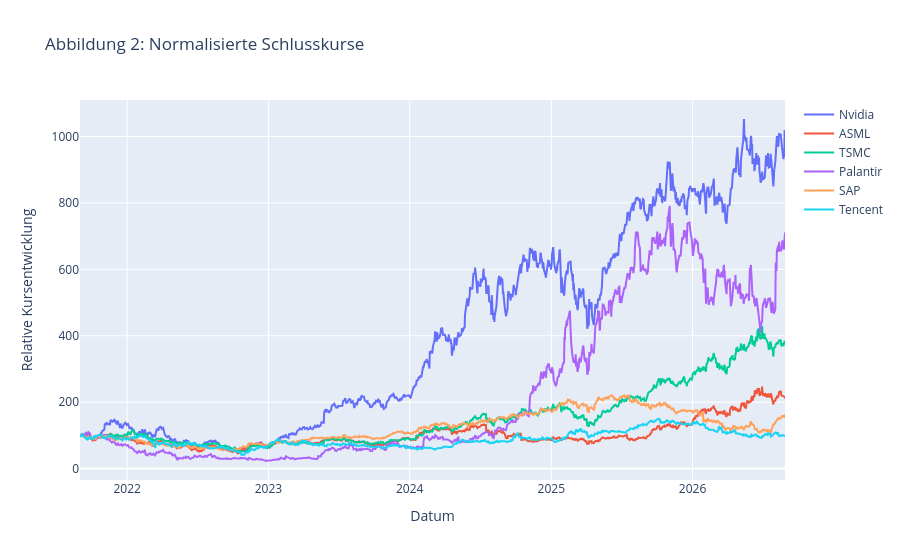

Notebook source saved alongside this figure:
### Code cell
# Normalisierte Schlusskurse als Liniendiagramm anzeigen
figur_normalisiert.show()

### Figure 1 — Plotly figure (JSON) as saved in the notebook; plotly's stock layout.template omitted (floating-point values rounded to 4 significant figures; data arrays with more than 128 entries replaced by an {"elided": "..."} marker saying what was removed)
{"data": [{"mode": "lines", "name": "Nvidia", "type": "scatter", "x": {"elided": "1253 str values"}, "y": {"elided": "1253 float values"}}, {"mode": "lines", "name": "ASML", "type": "scatter", "x": {"elided": "1253 str values"}, "y": {"elided": "1253 float values"}}, {"mode": "lines", "name": "TSMC", "type": "scatter", "x": {"elided": "1253 str values"}, "y": {"elided": "1253 float values"}}, {"mode": "lines", "name": "Palantir", "type": "scatter", "x": {"elided": "1253 str values"}, "y": {"elided": "1253 float values"}}, {"mode": "lines", "name": "SAP", "type": "scatter", "x": {"elided": "1253 str values"}, "y": {"elided": "1253 float values"}}, {"mode": "lines", "name": "Tencent", "type": "scatter", "x": {"elided": "1253 str values"}, "y": {"elided": "1253 float values"}}], "layout": {"title": {"text": "Abbildung 2: Normalisierte Schlusskurse"}, "xaxis": {"title": {"text": "Datum"}}, "yaxis": {"title": {"text": "Relative Kursentwicklung"}}}}
